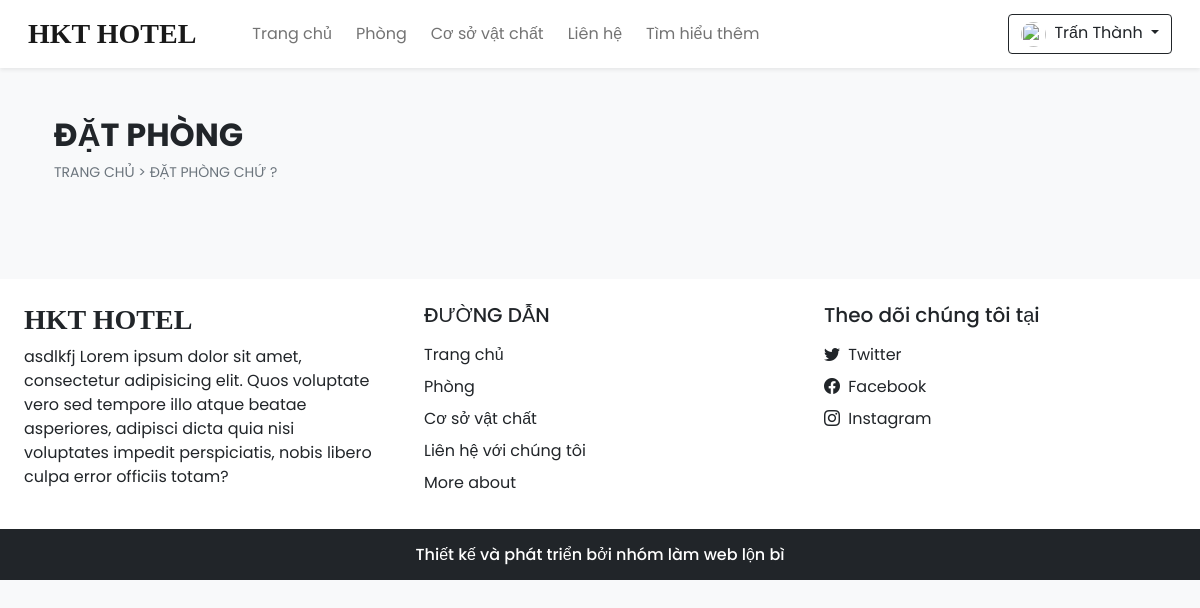
/bookings.php (signed in), run on the app's committed database.
### tables this page shows
CREATE TABLE `settings` (
  `sr_no` int(11) NOT NULL,
  `site_title` varchar(50) NOT NULL,
  `site_about` varchar(250) NOT NULL,
  `shutdown` tinyint(1) NOT NULL
);

### admin/inc/db_config.php (called while the page is built, shortened)
<?php
  function select($sql,$values,$datatypes)
  {
    $con = $GLOBALS['con'];
    if($stmt = mysqli_prepare($con,$sql))
    {
      mysqli_stmt_bind_param($stmt,$datatypes,...$values);
      if(mysqli_stmt_execute($stmt)){
        $res = mysqli_stmt_get_result($stmt);
        return $res;
      }
      else{
        mysqli_stmt_close($stmt);
        die("Query cannot be executed - Select");
      }
    }
    else{
      die("Query cannot be prepared - Select");
    }
  }
?>

### bookings.php (the view, shortened to what this page needs)
<!DOCTYPE html>
<html lang="en">
<head>
  <?php require('inc/links.php'); ?>
</head>
<body class="bg-light">
  <?php
    require('inc/header.php');
  ?>
  <div class="container">
    <div class="row">
      <div class="col-12 my-5 px-4">
        <h2 class="fw-bold">ĐẶT PHÒNG</h2>
        <div style="font-size: 14px;">
          <a href="index.php" class="text-secondary text-decoration-none">TRANG CHỦ</a>
          <span class="text-secondary"> > </span>
          <a href="#" class="text-secondary text-decoration-none">ĐẶT PHÒNG CHỨ ?</a>
        </div>
      </div>
    </div>
  </div>
  <?php require('inc/footer.php'); ?>
</body>
</html>

### inc/header.php (shortened to what this page needs)
<nav id="nav-bar" class="navbar navbar-expand-lg navbar-light bg-white px-lg-3 py-lg-2 shadow-sm sticky-top">
  <div class="container-fluid">
    <a class="navbar-brand me-5 fw-bold fs-3 h-font " href="index.php">
      <?php echo $settings_r['site_title'] ?></a>
    <div class="collapse navbar-collapse" id="navbarSupportedContent">
      <ul class="navbar-nav me-auto mb-2 mb-lg-0">
        <li class="nav-item">
          <a class="nav-link me-2" href="index.php">Trang chủ</a>
        </li>
        <li class="nav-item">
          <a class="nav-link me-2" href="rooms.php">Phòng</a>
        </li>
        <li class="nav-item">
          <a class="nav-link me-2" href="facilities.php">Cơ sở vật chất</a>
        </li>
        <li class="nav-item">
          <a class="nav-link me-2" href="contact.php">Liên hệ</a>
        </li>
        <li class="nav-item">
          <a class="nav-link" href="about.php">Tìm hiểu thêm</a>
        </li>
      </ul>
      <div class="d-flex">
        <?php
          if(isset($_SESSION['login']) && $_SESSION['login']==true)
          {
            $path = USERS_IMG_PATH;
            echo<<<data
              <div class="btn-group">
                <button type="button" class="btn btn-outline-dark shadow-none dropdown-toggle" data-bs-toggle="dropdown" data-bs-display="static" aria-expanded="false">
                  <img src="$path$_SESSION[uPic]" style="width: 25px; height: 25px;" class="me-1 rounded-circle">
                  $_SESSION[uName]
                </button>
                <ul class="dropdown-menu dropdown-menu-lg-end">
                  <li><a class="dropdown-item" href="profile.php">Profile</a></li>
                  <li><a class="dropdown-item" href="bookings.php">Bookings</a></li>
                  <li><a class="dropdown-item" href="logout.php">Logout</a></li>
                </ul>
              </div>
            data;
          }
        ?>
      </div>
    </div>
  </div>
</nav>

### inc/footer.php (shortened to what this page needs)
<div class="container-fluid bg-white mt-5">
  <div class="row">
    <div class="col-lg-4 p-4">
      <h3 class="h-font fw-bold fs-3 mb-2"><?php echo $settings_r['site_title'] ?></h3>
      <p>
        <?php echo $settings_r['site_about'] ?>
      </p>
    </div>
    <div class="col-lg-4 p-4">
      <h5 class="mb-3">ĐƯỜNG DẪN</h5>
      <a href="index.php" class="d-inline-block mb-2 text-dark text-decoration-none">Trang chủ</a> <br>
      <a href="rooms.php" class="d-inline-block mb-2 text-dark text-decoration-none">Phòng</a> <br>
      <a href="facilities.php" class="d-inline-block mb-2 text-dark text-decoration-none">Cơ sở vật chất</a> <br>
      <a href="contact.php" class="d-inline-block mb-2 text-dark text-decoration-none">Liên hệ với chúng tôi</a> <br>
      <a href="about.php" class="d-inline-block mb-2 text-dark text-decoration-none">More about</a>
    </div>
    <div class="col-lg-4 p-4">
        <h5 class="mb-3">Theo dõi chúng tôi tại</h5>
        <?php
          if($contact_r['tw']!=''){
            echo<<<data
              <a href="$contact_r[tw]" class="d-inline-block text-dark text-decoration-none mb-2">
                <i class="bi bi-twitter me-1"></i> Twitter
              </a><br>
            data;
          }
        ?>
        <a href="<?php echo $contact_r['fb'] ?>" class="d-inline-block text-dark text-decoration-none mb-2">
          <i class="bi bi-facebook me-1"></i> Facebook
        </a><br>
        <a href="<?php echo $contact_r['insta'] ?>" class="d-inline-block text-dark text-decoration-none">
          <i class="bi bi-instagram me-1"></i> Instagram
        </a><br>
    </div>
  </div>
</div>
<h6 class="text-center bg-dark text-white p-3 m-0">Thiết kế và phát triển bởi nhóm làm web lộn bì</h6>

### CSS/common.css (style rules this page uses)
:root { --teal: #2ec1ac; --teal_hover: #279e8c; }
* { font-family: 'Poppins', sans-serif; }
.h-font { font-family: 'Merienda', cursive; }

### data on the page
settings: site_title "HKT HOTEL", site_about "asdlkfj Lorem ipsum dolor sit amet, consectetur adipisicing elit. Quos voluptate vero sed tempore illo atque beatae asperiores, adipisci dicta quia nisi voluptates impedit perspiciatis, nobis libero culpa error officiis totam?"

### other printed values
$_SESSION[uName] "Trấn Thành"
